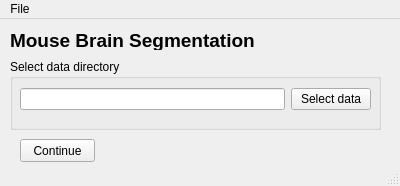
<?xml version="1.0" encoding="UTF-8"?>
<ui version="4.0">
 <class>MainWindow</class>
 <widget class="QMainWindow" name="MainWindow">
  <property name="geometry">
   <rect>
    <x>0</x>
    <y>0</y>
    <width>400</width>
    <height>186</height>
   </rect>
  </property>
  <property name="windowTitle">
   <string>MainWindow</string>
  </property>
  <widget class="QWidget" name="centralwidget">
   <widget class="QLabel" name="title_label">
    <property name="geometry">
     <rect>
      <x>10</x>
      <y>10</y>
      <width>271</width>
      <height>21</height>
     </rect>
    </property>
    <property name="font">
     <font>
      <pointsize>14</pointsize>
      <weight>75</weight>
      <bold>true</bold>
     </font>
    </property>
    <property name="text">
     <string>Mouse Brain Segmentation</string>
    </property>
    <property name="alignment">
     <set>Qt::AlignLeading|Qt::AlignLeft|Qt::AlignTop</set>
    </property>
   </widget>
   <widget class="QGroupBox" name="groupBox">
    <property name="geometry">
     <rect>
      <x>10</x>
      <y>40</y>
      <width>371</width>
      <height>71</height>
     </rect>
    </property>
    <property name="title">
     <string>Select data directory</string>
    </property>
    <widget class="QWidget" name="">
     <property name="geometry">
      <rect>
       <x>10</x>
       <y>20</y>
       <width>351</width>
       <height>41</height>
      </rect>
     </property>
     <layout class="QGridLayout" name="gridLayout">
      <item row="0" column="0">
       <widget class="QLineEdit" name="dirpath_line_edit"/>
      </item>
      <item row="0" column="1">
       <widget class="QPushButton" name="select_dirpath_push_button">
        <property name="text">
         <string>Select data</string>
        </property>
        <property name="iconSize">
         <size>
          <width>24</width>
          <height>24</height>
         </size>
        </property>
       </widget>
      </item>
     </layout>
    </widget>
   </widget>
   <widget class="QPushButton" name="continue_push_button">
    <property name="geometry">
     <rect>
      <x>20</x>
      <y>120</y>
      <width>75</width>
      <height>23</height>
     </rect>
    </property>
    <property name="text">
     <string>Continue</string>
    </property>
   </widget>
  </widget>
  <widget class="QMenuBar" name="menubar">
   <property name="geometry">
    <rect>
     <x>0</x>
     <y>0</y>
     <width>400</width>
     <height>21</height>
    </rect>
   </property>
   <widget class="QMenu" name="menuFile">
    <property name="title">
     <string>File</string>
    </property>
    <addaction name="actionQuit"/>
   </widget>
   <addaction name="menuFile"/>
  </widget>
  <widget class="QStatusBar" name="statusbar">
   <property name="sizeGripEnabled">
    <bool>true</bool>
   </property>
  </widget>
  <action name="actionQuit">
   <property name="text">
    <string>Quit</string>
   </property>
  </action>
 </widget>
 <resources/>
 <connections/>
</ui>
